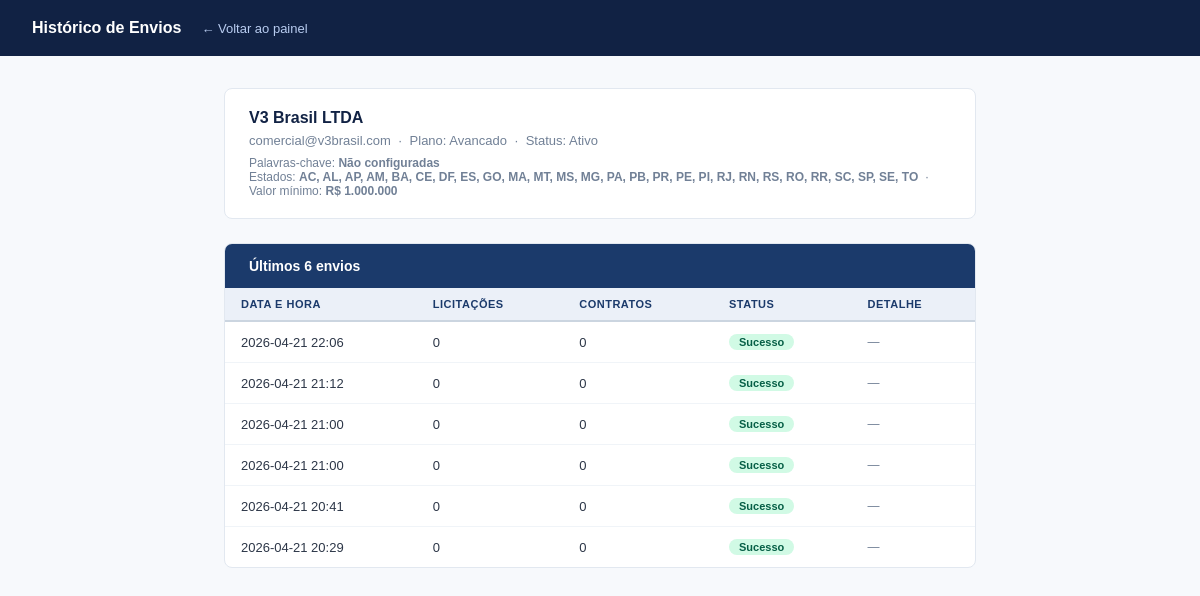
Page /usuario/1/historico (signed in) on the committed database.
### tables this page shows
CREATE TABLE usuarios (
            id          INTEGER PRIMARY KEY AUTOINCREMENT,
            nome        TEXT NOT NULL,
            email       TEXT NOT NULL UNIQUE,
            palavras    TEXT NOT NULL DEFAULT '',
            estados     TEXT NOT NULL DEFAULT '',
            valor_min   REAL NOT NULL DEFAULT 1000000,
            plano       TEXT NOT NULL DEFAULT 'basico',
            ativo       INTEGER NOT NULL DEFAULT 1,
            criado_em   TEXT NOT NULL DEFAULT (datetime('now'))
        );

CREATE TABLE envios (
            id              INTEGER PRIMARY KEY AUTOINCREMENT,
            usuario_id      INTEGER NOT NULL,
            enviado_em      TEXT NOT NULL DEFAULT (datetime('now')),
            qtd_licitacoes  INTEGER NOT NULL DEFAULT 0,
            qtd_contratos   INTEGER NOT NULL DEFAULT 0,
            status          TEXT NOT NULL DEFAULT 'sucesso',
            erro            TEXT,
            FOREIGN KEY (usuario_id) REFERENCES usuarios(id)
        );

### app.py (the view)
@app.route("/usuario/<int:uid>/historico")
@login_required
def historico_usuario(uid):
    conn = get_db()
    usuario = conn.execute("SELECT * FROM usuarios WHERE id=?", (uid,)).fetchone()
    envios  = conn.execute(
        "SELECT * FROM envios WHERE usuario_id=? ORDER BY enviado_em DESC LIMIT 90",
        (uid,)
    ).fetchall()
    conn.close()
    return render_template("historico.html", usuario=usuario, envios=envios)

### app.py (called while the page is built)
def get_db():
    conn = sqlite3.connect(DB_PATH)
    conn.row_factory = sqlite3.Row
    return conn

def login_required(f):
    from functools import wraps
    @wraps(f)
    def decorated(*args, **kwargs):
        if not session.get("logado"):
            return redirect(url_for("login"))
        return f(*args, **kwargs)
    return decorated

### templates/historico.html (shortened to what this page needs)
<!DOCTYPE html>
<html lang="pt-BR">
<head>
</head>
<body>
<div class="topbar">
  <h1>Histórico de Envios</h1>
  <a href="/">← Voltar ao painel</a>
</div>
<div class="container">
  <div class="info">
    <h2>{{ usuario.nome }}</h2>
    <p>{{ usuario.email }} &nbsp;·&nbsp; Plano: {{ usuario.plano.capitalize() }} &nbsp;·&nbsp; Status: {{ 'Ativo' if usuario.ativo else 'Inativo' }}</p>
    <p style="margin-top:8px;font-size:12px;">Palavras-chave: <strong>{{ usuario.palavras or 'Não configuradas' }}</strong></p>
    <p style="font-size:12px;">Estados: <strong>{{ usuario.estados.replace(',', ', ') or 'Todos' }}</strong> &nbsp;·&nbsp; Valor mínimo: <strong>R$ {{ "{:,.0f}".format(usuario.valor_min).replace(",",".") }}</strong></p>
  </div>
  <div class="card">
    <div class="card-header">Últimos {{ envios|length }} envios</div>
    {% if envios %}
    <table>
      <thead>
        <tr>
          <th>Data e hora</th>
          <th>Licitações</th>
          <th>Contratos</th>
          <th>Status</th>
          <th>Detalhe</th>
        </tr>
      </thead>
      <tbody>
        {% for e in envios %}
        <tr>
          <td>{{ e.enviado_em[:16].replace('T', ' ') }}</td>
          <td>{{ e.qtd_licitacoes }}</td>
          <td>{{ e.qtd_contratos }}</td>
          <td><span class="badge badge-{{ e.status }}">{{ e.status.capitalize() }}</span></td>
          <td style="font-size:12px;color:#718096;">{{ e.erro or '—' }}</td>
        </tr>
        {% endfor %}
      </tbody>
    </table>
    {% else %}
    <div class="empty">Nenhum envio registrado ainda para este usuário.</div>
    {% endif %}
  </div>
</div>
</body>
</html>

### templates/historico.html (style rules this page uses)
* { box-sizing: border-box; margin: 0; padding: 0; }
body { font-family: Arial, sans-serif; background: #F7F9FC; color: #2D3748; }
.topbar { background: #112244; padding: 0 32px; display: flex; align-items: center; height: 56px; gap: 20px; }
.topbar h1 { color: #fff; font-size: 16px; }
.topbar a { color: #B8CCF0; font-size: 13px; text-decoration: none; }
.container { max-width: 800px; margin: 32px auto; padding: 0 24px; }
.info { background: #fff; border-radius: 8px; border: 1px solid #E2E8F0; padding: 20px 24px; margin-bottom: 24px; }
.info h2 { font-size: 16px; color: #112244; margin-bottom: 6px; }
.info p { font-size: 13px; color: #718096; }
.card { background: #fff; border-radius: 8px; border: 1px solid #E2E8F0; overflow: hidden; }
.card-header { background: #1B3A6B; color: #fff; padding: 14px 24px; font-size: 14px; font-weight: bold; }
table { width: 100%; border-collapse: collapse; }
th { background: #EBF0F8; color: #1B3A6B; font-size: 11px; text-transform: uppercase; letter-spacing: 0.5px; padding: 10px 16px; text-align: left; border-bottom: 2px solid #CBD5E0; }
td { padding: 12px 16px; font-size: 13px; border-bottom: 1px solid #F0F4F8; }
tr:last-child td { border-bottom: none; }
.badge { display: inline-block; padding: 2px 10px; border-radius: 10px; font-size: 11px; font-weight: bold; }
.badge-sucesso { background: #D1FAE5; color: #065F46; }

### rows in the picture
usuarios: nome "V3 Brasil LTDA", email "comercial@v3brasil.com", plano "Avancado", ativo "Ativo", palavras "Não configuradas", estados "AC, AL, AP, AM, BA, CE, DF, ES, GO, MA, MT, MS, MG, PA, PB, PR, PE, PI, RJ, RN, RS, RO, RR, SC, SP, SE, TO", valor_min "1.000.000"
envios: enviado_em "2026-04-21 22:06", qtd_licitacoes "0", qtd_contratos "0", status "Sucesso", erro "—"
envios: enviado_em "2026-04-21 21:12", qtd_licitacoes "0", qtd_contratos "0", status "Sucesso", erro "—"
envios: enviado_em "2026-04-21 21:00", qtd_licitacoes "0", qtd_contratos "0", status "Sucesso", erro "—"
envios: enviado_em "2026-04-21 21:00", qtd_licitacoes "0", qtd_contratos "0", status "Sucesso", erro "—"
envios: enviado_em "2026-04-21 20:41", qtd_licitacoes "0", qtd_contratos "0", status "Sucesso", erro "—"
envios: enviado_em "2026-04-21 20:29", qtd_licitacoes "0", qtd_contratos "0", status "Sucesso", erro "—"

### other values in the picture
{{ envios|length }} "6"
